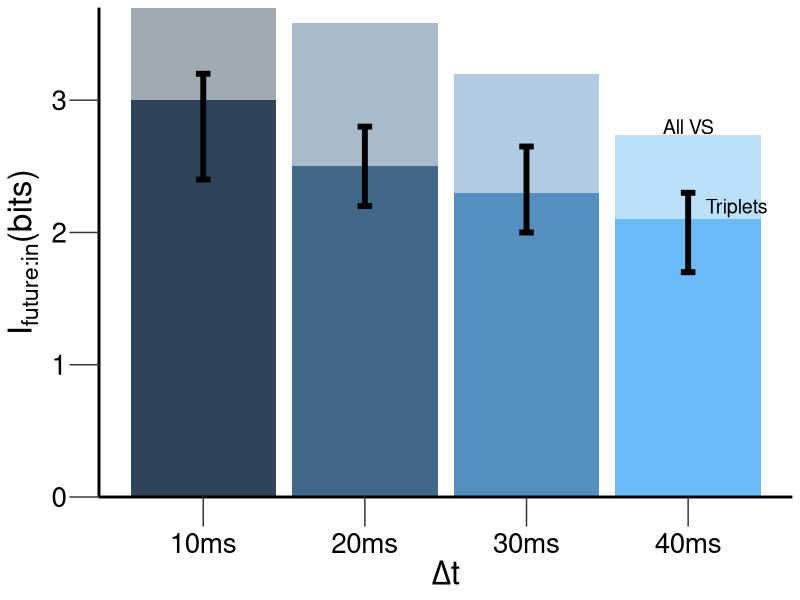

Here is the R script that generated this plot:
df<-data.frame(X1=c(3.7,3.6,3.3,3.0),X2=c(3.7,3.58,3.2,2.74),X3=c(10,20,30,40),X4=c(3.3,3.1,2.9,2.8), X5=c(3.0,2.5, 2.3,2.1), 
  upper=c(3.2,2.8,2.65,2.3), lower=c(2.4,2.2,2,1.7))
#NN choise 1005-1010
library(ggplot2)
p1<-ggplot() + xlab(expression(Delta*"t"))+ylab(expression('I'["future:in"]*'(bits)'))+
  #ggtitle('MI neural coding (future) vs. stim (future)')+
  #geom_bar(data=df,aes(x=X3, y=X2,fill=X3),stat="identity",position='dodge')+
  geom_bar(data=df, aes(x=X3, y=X5,fill=X3),stat = 'identity',position='dodge', alpha=0.8)+
  geom_bar(data=df,aes(x=X3, y=X2,fill=X3),stat="identity",position='dodge',alpha=0.4)+
  geom_errorbar(data=df, aes(x=X3, ymax = upper, ymin = lower, width=.9),size=2,linetype="solid")+
  scale_x_continuous(breaks=c(10,20,30,40),labels=c('10ms','20ms','30ms','40ms'))+
  scale_y_continuous(expand=c(0,0))+
  guides(fill=FALSE)+
theme(axis.line.x = element_line(color="black", size = 1),
axis.line.y = element_line(color="black", size = 1))+
theme(
panel.grid.major = element_blank(),
panel.grid.minor = element_blank(),
panel.border = element_blank(),
panel.background = element_blank(),
axis.ticks.length=unit(.75, "cm"),
legend.direction="vertical",legend.justification=c(1,0),legend.position=c(1.03,-0.01),axis.title.x = element_text(face="bold", size=24),
axis.title.y = element_text(face="bold", size=24),plot.title = element_text(size = 26,hjust = 0.5),
           axis.text.x  = element_text(angle=0, vjust=0.5, size=20, color="black"),
           axis.text.y  = element_text(angle=0, vjust=0.5, size=20, color="black"),
          legend.text = element_text(size=20))

p1<-p1+annotate("text", x = 40, y = 2.8, label = "All VS", size=5)
p1<-p1+annotate("text", x = 43, y = 2.2, label = "Triplets", size=5)
#p1<-p1+annotate("text", x = 12, y = 2.45, label = paste("I", "(stim[past]", ":", "stim[future])"),parse=T,size=5)

#pdf("tmp_fig3B.pdf", width=7, height=7)
#png('tmp_fig3B.png',width=7,height=7,units='in',res=300)
#print(p1)
#dev.off()